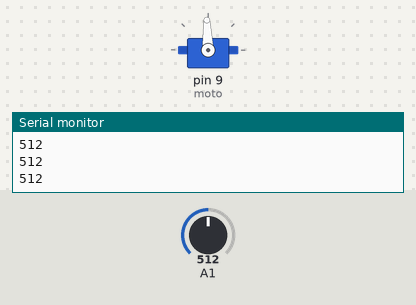
A sketch run on a simulated Arduino Uno, built with avr-gcc and run on an emulated ATmega328P. On the bench: servo, the last lines printed to the serial monitor. The test bench sets the inputs (shaded band); at power-on: A1 = 512.

Above: at 1.2 s.
1.3 s: A1 set to 716
At 2.0 s:
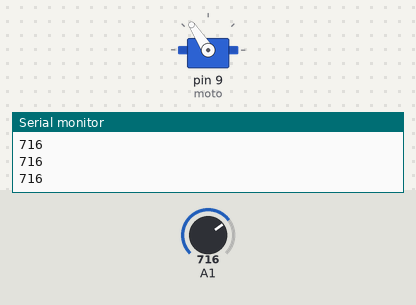
2.8 s: A1 set to 900
At 3.3 s:
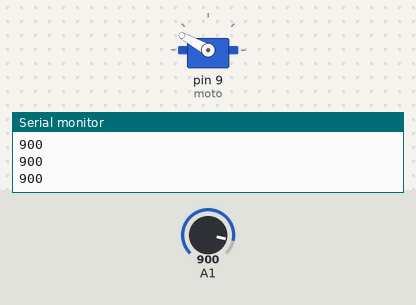
4.3 s: A1 set to 1023
At 5.5 s:
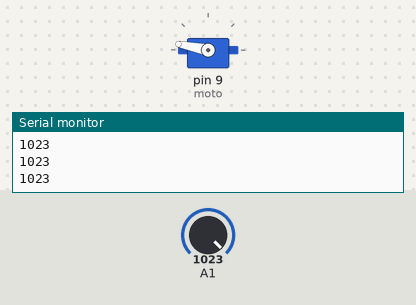
5.8 s: A1 set to 306
At 6.8 s:
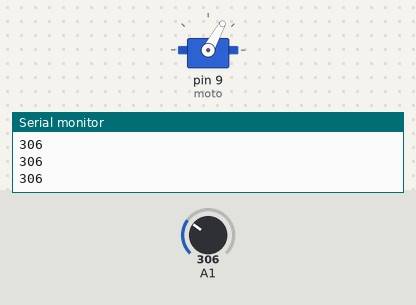
7.3 s: A1 set to 122
At 7.9 s:
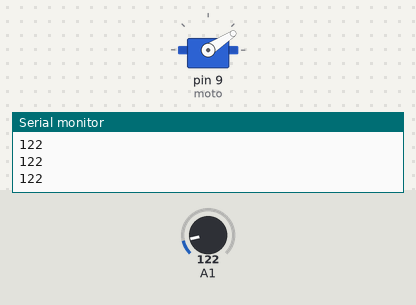
8.8 s: A1 set to 511
At 10.1 s:
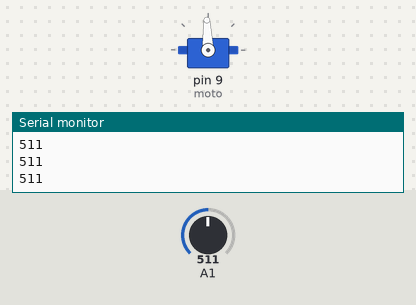
Timing chart, 0 to 11.3 s (numbered marks = the images above; inputs shaded):
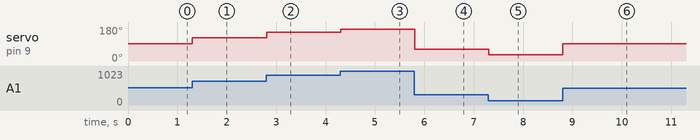

Measured:
- after the input at 1.3 s, servo on pin 9 (moto): 92° → 123° at once
- after the input at 2.8 s, servo on pin 9 (moto): 123° → 151° at once
- after the input at 4.3 s, servo on pin 9 (moto): 151° → 169° at once
- after the input at 5.8 s, servo on pin 9 (moto): 169° → 61° at once
- after the input at 7.3 s, servo on pin 9 (moto): 61° → 33° at once
- after the input at 8.8 s, servo on pin 9 (moto): 33° → 92° at once

The sketch:

juo.ino
```cpp
#include <Servo.h>

Servo moto;

int x;

void setup() {
  Serial.begin(9600);
  moto.attach(9);
}

void loop() {
  x=analogRead(A1);
  Serial.println(x);
  x=map(x,0,1024,15,170);

  moto.write(x);
}
```
